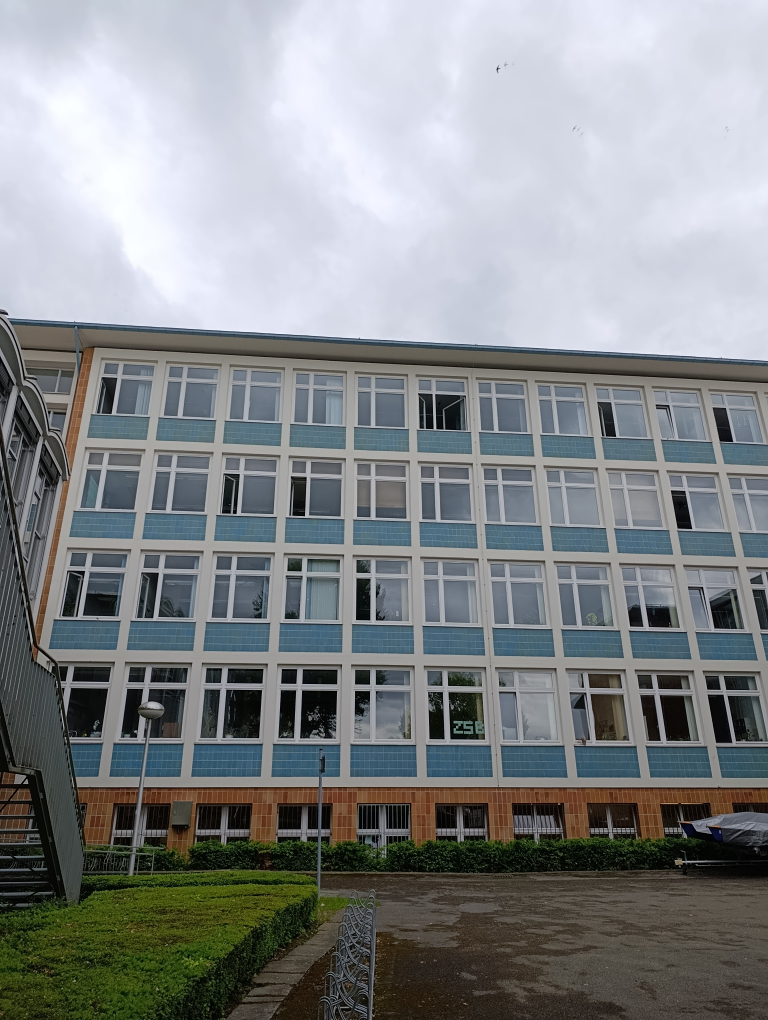
#> input picture Abgabe3/b1.jpg, 3072 x 4080 px (shown at 1/4 size)
$ jupyter execute --allow-errors Abgabe3.ipynb
#> lines starting #> are read from the running program, lines starting #| are printed output that depends on the picture
# Abgabe 3 – Image Stitching
**Computer Vision – Prof. Dr. Matthias O. Franz**

Panorama-Erstellung aus einer Serie von Fassadenaufnahmen mittels projektiver Entzerrung und verschiedener Blending-Strategien.

## Imports

[cell 1]
import numpy as np
import cv2
import matplotlib.pyplot as plt
from scipy import ndimage
import os

## Teilaufgabe a – Projektive Entzerrung mit beliebig vielen Passpunkten

Die Homographie-Berechnung nutzt die Pseudoinverse (via SVD), wodurch automatisch mehr als 4 Passpunkte unterstützt werden (least-squares Lösung).

[cell 2]
def normalize_points(points):
    """Normalisiert Punkte für numerische Stabilität (isotrope Skalierung)."""
    points = np.array(points, dtype=float)
    centroid = np.mean(points, axis=0)
    points_centered = points - centroid
    scale = np.sqrt(2) / np.mean(np.linalg.norm(points_centered, axis=1))
    T = np.array([
        [scale, 0,    -scale * centroid[0]],
        [0,    scale, -scale * centroid[1]],
        [0,    0,      1]
    ])
    points_h = np.hstack([points, np.ones((len(points), 1))])
    points_norm = (T @ points_h.T).T
    return points_norm[:, :2], T


def calculate_projective_transformation(control_points, destination_points, normalize=True):
    """
    Berechnet die Homographie H so dass destination ~ H @ control.
    Unterstützt beliebig viele Passpunkte (>= 4) via Pseudoinverse (SVD).

    Args:
        control_points:     Liste von [x, y] Bildpunkten
        destination_points: Liste von [x, y] Weltpunkten
        normalize:          Ob Punkte vor Berechnung normalisiert werden sollen
    Returns:
        H: 3x3 Homographie-Matrix
    """
#> called with normalize = False
    control_points = np.array(control_points, dtype=float)
    destination_points = np.array(destination_points, dtype=float)

    if len(control_points) != len(destination_points):
        raise ValueError('Anzahl der Kontroll- und Zielpunkte muss übereinstimmen')
    if len(control_points) < 4:
        raise ValueError('Mindestens 4 Passpunkte erforderlich')

    if normalize:
        ctrl_norm, T1 = normalize_points(control_points)
        dest_norm, T2 = normalize_points(destination_points)
    else:
        ctrl_norm = control_points
        dest_norm = destination_points
        T1, T2 = None, None

    # Aufbau der Designmatrix A (2n x 9) für n Passpunkte
    rows = []
    for (xc, yc), (xd, yd) in zip(ctrl_norm, dest_norm):
        rows.append([xc, yc, 1,  0,  0,  0, -xd*xc, -xd*yc, -xd])
        rows.append([ 0,  0, 0, xc, yc,  1, -yd*xc, -yd*yc, -yd])

    A = np.array(rows)

    # Lösung via SVD: h ist der letzte rechte Singulärvektor
    _, _, Vt = np.linalg.svd(A)
    H = Vt[-1].reshape(3, 3)

    if normalize:
        H = np.linalg.inv(T2) @ H @ T1

    H = H / H[2, 2]
    return H


def projective_transform(image, H, output_shape):
    """
    Wendet Homographie H auf ein Bild an (inverse Abbildung).

    Returns:
        result: transformiertes Bild
        mask:   binäre Maske der gültigen Pixel
    """
    h_out, w_out = output_shape
    result = np.zeros((h_out, w_out, image.shape[2]), dtype=image.dtype)
    mask = np.zeros((h_out, w_out), dtype=np.float32)

    H_inv = np.linalg.inv(H)

    # Vektorisierte inverse Abbildung
    ys, xs = np.mgrid[0:h_out, 0:w_out]
    coords_h = np.stack([xs.ravel(), ys.ravel(), np.ones(h_out * w_out)])
    src_h = H_inv @ coords_h
    src_h /= src_h[2]
    x_src = src_h[0].reshape(h_out, w_out)
    y_src = src_h[1].reshape(h_out, w_out)

    x_int = np.round(x_src).astype(int)
    y_int = np.round(y_src).astype(int)

    valid = (x_int >= 0) & (x_int < image.shape[1]) & \
            (y_int >= 0) & (y_int < image.shape[0])

    result[valid] = image[y_int[valid], x_int[valid]]
    mask[valid] = 1.0

    return result, mask

[cell 3]
# ── Test: Teilaufgabe a ─────────────────────────────────────────────────────
print("=" * 60)
print("TEST: normalize_points")
pts = np.array([[0.0, 0.0], [4.0, 0.0], [4.0, 3.0], [0.0, 3.0]])
pts_norm, T = normalize_points(pts)
centroid_after = np.mean(pts_norm, axis=0)
assert np.allclose(centroid_after, [0, 0], atol=1e-6), f"Centroid ≠ 0: {centroid_after}"
avg_dist = np.mean(np.linalg.norm(pts_norm, axis=1))
assert np.isclose(avg_dist, np.sqrt(2), atol=1e-6), f"Avg-Distanz ≠ √2: {avg_dist:.4f}"
print("  ✓ Centroid nach Normalisierung = (0,0)")
print(f"  ✓ Mittlere Distanz = √2 ≈ {avg_dist:.4f}")

print()
print("TEST: calculate_projective_transformation (Identität)")
# Wenn Bild- und Weltpunkte gleich sind → H ≈ Einheitsmatrix
src = [[0,0],[1,0],[1,1],[0,1]]
H = calculate_projective_transformation(src, src, normalize=False)
H_norm = H / H[2,2]
assert np.allclose(H_norm, np.eye(3), atol=1e-4), f"H ≠ I:\n{H_norm}"
print("  ✓ Identitäts-Passpunkte → H ≈ Einheitsmatrix")

print()
print("TEST: calculate_projective_transformation (bekannte Translation)")
# Translation um (+10, +5): dst = src + [10, 5]
src_pts = [[0,0],[100,0],[100,100],[0,100]]
dst_pts = [[10,5],[110,5],[110,105],[10,105]]
H = calculate_projective_transformation(src_pts, dst_pts, normalize=True)
# Teste einen Punkt: (0,0) → (10,5)
p_src = np.array([0, 0, 1.0])
p_dst = H @ p_src
p_dst /= p_dst[2]
assert np.allclose(p_dst[:2], [10, 5], atol=0.5), f"Punkt-Mapping falsch: {p_dst[:2]}"
print(f"  ✓ (0,0) → {p_dst[:2].round(2)} ≈ (10, 5)")

print()
print("TEST: projective_transform (Identitätshomographie)")
img_test = np.random.randint(0, 255, (20, 20, 3), dtype=np.uint8)
H_id = np.eye(3)
warped, mask = projective_transform(img_test, H_id, (20, 20))
assert warped.shape == (20, 20, 3), "Falsche Ausgabegröße"
assert np.all(mask == 1.0), "Maske nicht vollständig gesetzt"
assert np.array_equal(warped, img_test), "Identität verändert Bild"
print("  ✓ Identitäts-H → Bild unverändert, Maske vollständig")

print()
print("Alle Tests für Teilaufgabe a bestanden ✓")
print("=" * 60)

## Teilaufgabe b – Passpunkte und Weltkoordinaten

Aufnahmen der HTWG-Fassade (Z-Gebäude) von 5 Standpunkten. Als Weltkoordinaten dienen Fensterrahmen-Rastereinheiten (1 Einheit ≈ 1 Fensterbreite ≈ 1,80 m).

Pro Bild wurden mindestens 4 Passpunkte gesetzt, je 2 davon im Überlappungsbereich mit dem Nachbarbild.

[cell 4]
# -----------------------------------------------------------------------
# Passpunkte (Bildkoordinaten [x, y] in Pixel)
# Weltkoordinaten [x, y] in willkürlichen Einheiten (Fensterraster)
# Jede Spalte = 1800 Einheiten, jede Zeile = 1500 Einheiten
# -----------------------------------------------------------------------

# Bild 1 – linke Seite der Fassade
cps1 = [[276, 2139], [408, 1437], [1380, 1488], [1380, 2190]]
dps1 = [[0, 3000],   [0, 1500],   [1800, 1500], [1800, 3000]]

# Bild 2 – etwas weiter rechts
cps2 = [[294, 1944], [375, 1212], [1390, 1260], [1399, 1974]]
dps2 = [[1800, 3000], [1800, 1500], [3600, 1500], [3600, 3000]]

# Bild 3 – Mitte
cps3 = [[618, 1887], [684, 1149], [1950, 1203], [2004, 1902]]
dps3 = [[3600, 3000], [3600, 1500], [5400, 1500], [5400, 3000]]

# Bild 4 – rechts der Mitte
cps4 = [[1272, 1887], [1305, 1149], [2538, 1203], [2637, 1914]]
dps4 = [[5400, 3000], [5400, 1500], [7200, 1500], [7200, 3000]]

# Bild 5 – ganz rechts
cps5 = [[924, 1914],  [963, 1167],  [2265, 1209], [2298, 1950]]
dps5 = [[7200, 3000], [7200, 1500], [9000, 1500], [9000, 3000]]

CONTROL_POINTS_LIST     = [cps1, cps2, cps3, cps4, cps5]
DESTINATION_POINTS_LIST = [dps1, dps2, dps3, dps4, dps5]
FILENAMES               = ["b1.jpg", "b2.jpg", "b3.jpg", "b4.jpg", "b5.jpg"]

## Gewichtskarte

Die Gewichtskarte bewertet jeden Pixel nach seiner Nähe zum Mittelpunkt im **Originalbildraum**:

$$w(i,j) = \left(1 - \frac{2}{M}\left|i - \frac{M}{2}\right|\right) \cdot \left(1 - \frac{2}{N}\left|j - \frac{N}{2}\right|\right)$$

- $M$, $N$: Breite bzw. Höhe des **Originalbildes** (nicht des Panoramas)
- Bildmitte → Gewicht = 1, Bildränder → Gewicht = 0

**Wichtig – Verzerrung der Gewichtskarte:**
Die Gewichtskarte wird zunächst im Koordinatensystem des Originalbildes berechnet und danach mit **derselben Homographie** in den Panoramaraum transformiert (`projective_transform`). Dadurch bleibt die perspektivische Verzerrung erhalten: Pixel, die nahe dem optischen Zentrum der Kamera lagen, behalten ihr hohes Gewicht – unabhängig davon, wo sie nach der projektiven Abbildung im Panorama erscheinen.

Würde die Gewichtskarte direkt im (rechteckigen) Panoramaraum berechnet, wäre ihr Zentrum immer die Mitte des gesamten Ausgabebildes – das ist geometrisch falsch. Die korrekt verzerrte Karte hingegen ist im Ausgaberaum **nicht mehr rechteckig** und spiegelt die tatsächliche Aufnahmegeometrie wider.

[cell 5]
def compute_weight_map(image_shape, mask):
    """
    Berechnet die Gewichtskarte nach der Formel aus dem Aufgabenblatt.
    w(i,j) = (1 - 2/M * |i - M/2|) * (1 - 2/N * |j - N/2|)
    Pixel außerhalb der Maske erhalten Gewicht 0.
    """
    h, w = image_shape
    # i = x-Achse (Spalten), j = y-Achse (Zeilen)
    i = np.arange(w)
    j = np.arange(h)
    wi = 1.0 - (2.0 / w) * np.abs(i - w / 2)
    wj = 1.0 - (2.0 / h) * np.abs(j - h / 2)
    weight_map = np.outer(wj, wi)  # shape (h, w)
    weight_map = np.clip(weight_map, 0, None)
    weight_map *= mask
    return weight_map

[cell 6]
# ── Test: Gewichtskarte ──────────────────────────────────────────────────────
print("=" * 60)
print("TEST: compute_weight_map")
H, W = 100, 200
mask = np.ones((H, W), dtype=np.float32)
wmap = compute_weight_map((H, W), mask)

# Linker / oberer Rand (Index 0) ist exakt 0
assert wmap[0, 0]    == 0.0, f"Rand oben-links ≠ 0: {wmap[0,0]}"
assert wmap[0, W//2] == 0.0, f"Rand oben-mitte ≠ 0: {wmap[0, W//2]}"
assert wmap[H//2, 0] == 0.0, f"Rand links-mitte ≠ 0: {wmap[H//2, 0]}"
print("  ✓ Oberer/linker Bildrand (Index 0) hat Gewicht 0")

# Rechter / unterer Rand (letzter Index) ist sehr klein (≈ 1/N), aber nicht negativ
# Formel: w(N-1) = 1 - 2/N * |N-1 - N/2| = 1/N → nahe 0, aber diskret nicht exakt 0
assert wmap[-1, -1] >= 0.0,   "Negatives Gewicht am Rand"
assert wmap[-1, -1] < 1.0/min(H,W) * 2 + 1e-9, f"Rand unten-rechts unerwartet groß: {wmap[-1,-1]:.6f}"
print(f"  ✓ Unterer/rechter Rand nahe 0 (= 1/N = {1.0/H:.4f}), nicht negativ")

# Bildmitte = Maximum
cy, cx = H // 2, W // 2
center_val = wmap[cy, cx]
max_val = wmap.max()
assert np.isclose(center_val, max_val, atol=1e-4), f"Bildmitte ({center_val:.4f}) ≠ Maximum ({max_val:.4f})"
print(f"  ✓ Bildmitte hat Maximalgewicht = {center_val:.4f}")

# Alle Gewichte nicht-negativ
assert wmap.min() >= 0.0, "Negative Gewichte vorhanden"
print("  ✓ Alle Gewichte ≥ 0")

# Maske = 0 → Gewicht = 0
mask_partial = np.zeros((H, W), dtype=np.float32)
mask_partial[40:60, 80:120] = 1.0
wmap2 = compute_weight_map((H, W), mask_partial)
assert wmap2[0, 0] == 0.0,    "Maskierte Pixel haben Gewicht ≠ 0"
assert wmap2[50, 100] > 0.0,  "Nicht-maskierte Pixel haben Gewicht 0"
print("  ✓ Pixel außerhalb der Maske haben Gewicht 0")

print()
print("Alle Tests für Gewichtskarte bestanden ✓")
print("=" * 60)

[cell 7]
# ── Visualisierung: Gewichtskarte vor und nach der projektiven Verzerrung ────
# Zeigt für Bild 1, wie die Gewichtskarte durch die Homographie verzerrt wird.

img_demo = cv2.cvtColor(cv2.imread("b1.jpg"), cv2.COLOR_BGR2RGB)
H_demo   = calculate_projective_transformation(cps1, dps1)

# Weltkoordinaten normalisieren (wie in perform_task)
all_world = np.vstack(DESTINATION_POINTS_LIST)
min_x, min_y = np.min(all_world, axis=0)
max_x, max_y = np.max(all_world, axis=0)
demo_output_shape = (int(max_y - min_y) + 100, int(max_x - min_x) + 100)

norm_dps1 = [[x - min_x, y - min_y] for x, y in dps1]
H_demo_norm = calculate_projective_transformation(cps1, norm_dps1)

orig_h, orig_w = img_demo.shape[:2]

# (a) Gewichtskarte im Originalbildraum (symmetrisch, zeltförmig)
wmap_original = compute_weight_map(
    (orig_h, orig_w),
    np.ones((orig_h, orig_w), dtype=np.float32)
)

# (b) Dieselbe Karte in den Panoramaraum gewarpt
wmap_3ch = np.stack([wmap_original] * 3, axis=-1)
wmap_warped_3ch, mask_demo = projective_transform(wmap_3ch, H_demo_norm, demo_output_shape)
#> call 2 of projective_transform, with H = array of shape (3, 3), output_shape = (1600, 9100)
#> in projective_transform (call 2), `result[valid] = image[y_int[valid], x_int[valid]]`:
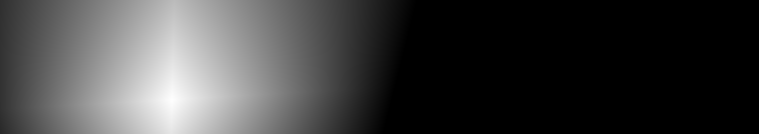
#> result: shape (1600, 9100, 3) float64 (shown at 1/12 size); min 0, max 1, mean 0.255
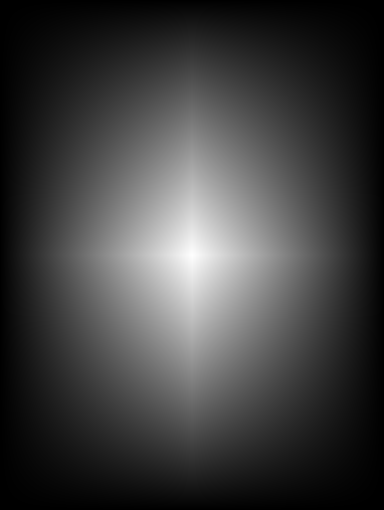
#> wmap_3ch: shape (4080, 3072, 3) float64 (shown at 1/8 size); min 0, max 1, mean 0.25
wmap_warped = wmap_warped_3ch[:, :, 0] * mask_demo

# (c) Falsch: Karte direkt im Panoramaraum berechnet (ohne Verzerrung)
wmap_wrong = compute_weight_map(demo_output_shape, mask_demo)

fig, axes = plt.subplots(1, 3, figsize=(20, 5))

axes[0].imshow(wmap_original, cmap='hot', vmin=0, vmax=1)
axes[0].set_title("Originalbildraum\n(symmetrisch, rechteckig)", fontsize=12)
axes[0].set_xlabel(f"Bildgröße: {orig_w} × {orig_h} px")
axes[0].axis('on')

axes[1].imshow(wmap_warped, cmap='hot', vmin=0, vmax=1)
axes[1].set_title("In Panoramaraum gewarpt ✓\n(perspektivisch verzerrt)", fontsize=12)
axes[1].set_xlabel(f"Ausgabegröße: {demo_output_shape[1]} × {demo_output_shape[0]} px")
axes[1].axis('on')

axes[2].imshow(wmap_wrong, cmap='hot', vmin=0, vmax=1)
axes[2].set_title("Falsch: Karte im Panoramaraum ✗\n(Zentrum = Panoramamitte, geometrisch inkorrekt)", fontsize=12)
axes[2].set_xlabel(f"Ausgabegröße: {demo_output_shape[1]} × {demo_output_shape[0]} px")
axes[2].axis('on')

plt.suptitle("Gewichtskarte – Bild 1: Original vs. korrekt gewarpt vs. falsch berechnet",
             fontsize=13, fontweight='bold')
plt.tight_layout()
plt.savefig("weightmap_comparison.jpg", dpi=120, bbox_inches='tight')
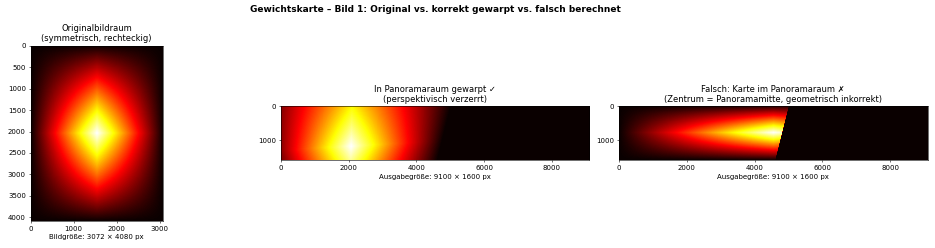
#> figure drawn by matplotlib, 3 panels
#> (the rest of the program and of its run is left out)
